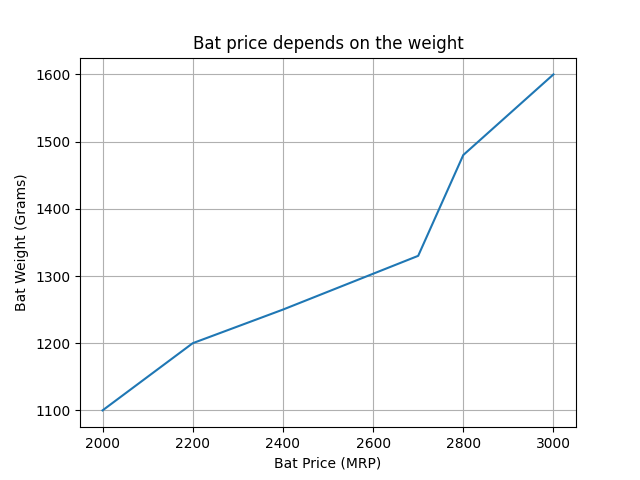

Write Python code to recreate this figure.
import matplotlib.pyplot as plt
import pandas as pd

data = {
    'cricket_bat': ['SG', 'BDM', 'SS', 'GM', 'Kookaburra', 'Spartan'],
    'mrp': [2000, 2200, 2400, 2700, 2800, 3000],
    'weight_grams': [1100, 1200, 1250, 1330, 1480, 1600]
}

df = pd.DataFrame(data)

plt.plot(df['mrp'], df['weight_grams'])
plt.xlabel('Bat Price (MRP)')
plt.ylabel('Bat Weight (Grams)')
plt.grid()
plt.title('Bat price depends on the weight')
plt.show()
